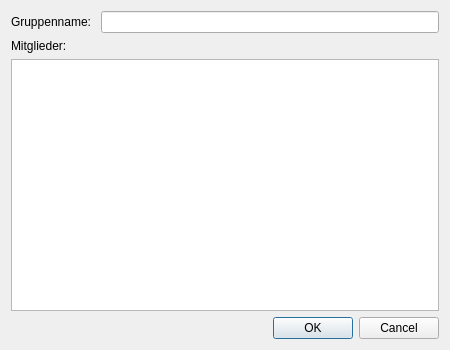
<?xml version="1.0" encoding="UTF-8"?>
<ui version="4.0">
 <class>GroupOpen</class>
 <widget class="QDialog" name="GroupOpen">
  <property name="geometry">
   <rect>
    <x>0</x>
    <y>0</y>
    <width>450</width>
    <height>350</height>
   </rect>
  </property>
  <property name="windowTitle">
   <string>Neue Gruppe</string>
  </property>
  <property name="windowIcon">
   <iconset>
    <normaloff>icon.ico</normaloff>icon.ico</iconset>
  </property>
  <layout class="QGridLayout" name="gridLayout">
   <item row="0" column="0">
    <widget class="QLabel" name="label">
     <property name="text">
      <string>Gruppenname: </string>
     </property>
    </widget>
   </item>
   <item row="0" column="1">
    <widget class="QLineEdit" name="lineEdit"/>
   </item>
   <item row="2" column="0" colspan="2">
    <widget class="QListWidget" name="listWidget"/>
   </item>
   <item row="3" column="1">
    <widget class="QDialogButtonBox" name="buttonBox">
     <property name="orientation">
      <enum>Qt::Horizontal</enum>
     </property>
     <property name="standardButtons">
      <set>QDialogButtonBox::Cancel|QDialogButtonBox::Ok</set>
     </property>
    </widget>
   </item>
   <item row="1" column="0" colspan="2">
    <widget class="QLabel" name="label_2">
     <property name="text">
      <string>Mitglieder: </string>
     </property>
    </widget>
   </item>
  </layout>
 </widget>
 <resources/>
 <connections>
  <connection>
   <sender>buttonBox</sender>
   <signal>accepted()</signal>
   <receiver>GroupOpen</receiver>
   <slot>accept()</slot>
   <hints>
    <hint type="sourcelabel">
     <x>248</x>
     <y>254</y>
    </hint>
    <hint type="destinationlabel">
     <x>157</x>
     <y>274</y>
    </hint>
   </hints>
  </connection>
  <connection>
   <sender>buttonBox</sender>
   <signal>rejected()</signal>
   <receiver>GroupOpen</receiver>
   <slot>reject()</slot>
   <hints>
    <hint type="sourcelabel">
     <x>316</x>
     <y>260</y>
    </hint>
    <hint type="destinationlabel">
     <x>286</x>
     <y>274</y>
    </hint>
   </hints>
  </connection>
 </connections>
</ui>
